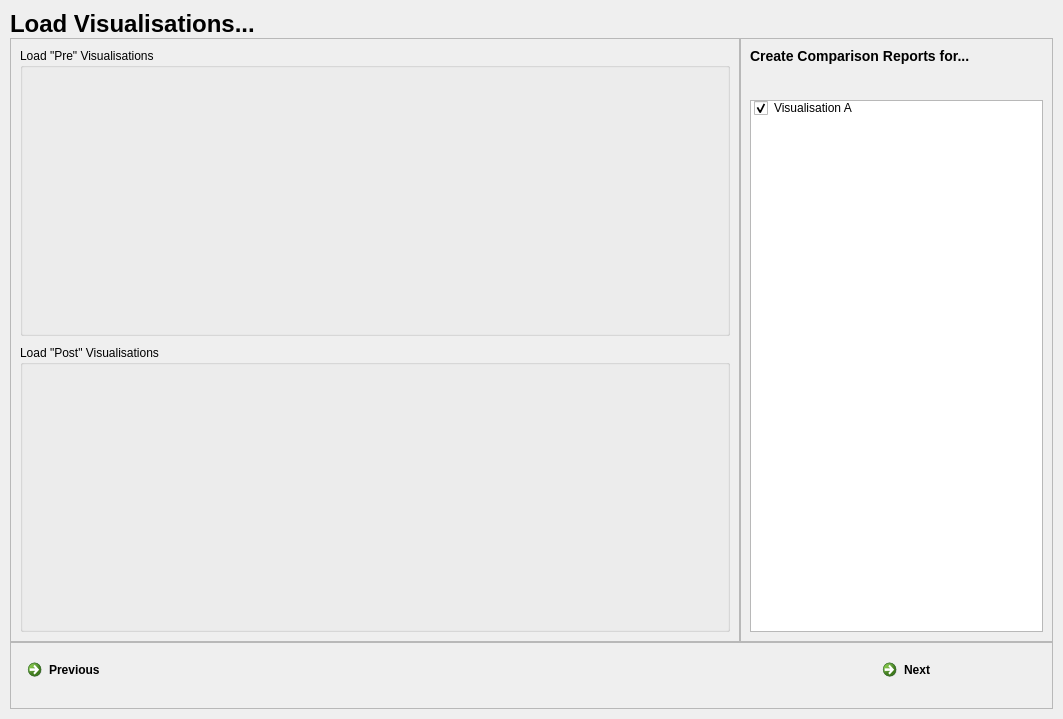
<?xml version="1.0" encoding="UTF-8"?>
<ui version="4.0">
 <class>load_widget</class>
 <widget class="QWidget" name="load_widget">
  <property name="geometry">
   <rect>
    <x>0</x>
    <y>0</y>
    <width>1063</width>
    <height>719</height>
   </rect>
  </property>
  <property name="windowTitle">
   <string>Form</string>
  </property>
  <layout class="QGridLayout" name="gridLayout">
   <property name="leftMargin">
    <number>10</number>
   </property>
   <property name="topMargin">
    <number>10</number>
   </property>
   <property name="rightMargin">
    <number>10</number>
   </property>
   <property name="bottomMargin">
    <number>10</number>
   </property>
   <property name="spacing">
    <number>0</number>
   </property>
   <item row="1" column="0">
    <widget class="QFrame" name="frame_load">
     <property name="sizePolicy">
      <sizepolicy hsizetype="Preferred" vsizetype="Preferred">
       <horstretch>7</horstretch>
       <verstretch>9</verstretch>
      </sizepolicy>
     </property>
     <property name="frameShape">
      <enum>QFrame::StyledPanel</enum>
     </property>
     <property name="frameShadow">
      <enum>QFrame::Raised</enum>
     </property>
     <layout class="QGridLayout" name="load_frame_layout">
      <property name="topMargin">
       <number>9</number>
      </property>
      <property name="rightMargin">
       <number>9</number>
      </property>
      <property name="bottomMargin">
       <number>9</number>
      </property>
      <property name="spacing">
       <number>9</number>
      </property>
      <item row="0" column="0">
       <widget class="QGroupBox" name="groupBox_load_pre">
        <property name="acceptDrops">
         <bool>false</bool>
        </property>
        <property name="title">
         <string>Load &quot;Pre&quot; Visualisations</string>
        </property>
        <layout class="QGridLayout" name="gridLayout_4"/>
       </widget>
      </item>
      <item row="1" column="0">
       <widget class="QGroupBox" name="groupBox_load_post">
        <property name="acceptDrops">
         <bool>false</bool>
        </property>
        <property name="title">
         <string>Load &quot;Post&quot; Visualisations</string>
        </property>
        <layout class="QGridLayout" name="gridLayout_5"/>
       </widget>
      </item>
     </layout>
    </widget>
   </item>
   <item row="2" column="0" colspan="2">
    <widget class="QFrame" name="frame_nav">
     <property name="sizePolicy">
      <sizepolicy hsizetype="Preferred" vsizetype="Preferred">
       <horstretch>0</horstretch>
       <verstretch>1</verstretch>
      </sizepolicy>
     </property>
     <property name="frameShape">
      <enum>QFrame::StyledPanel</enum>
     </property>
     <property name="frameShadow">
      <enum>QFrame::Raised</enum>
     </property>
     <layout class="QHBoxLayout" name="horizontalLayout">
      <item>
       <widget class="QCommandLinkButton" name="commandLinkButton_prev">
        <property name="text">
         <string>Previous</string>
        </property>
       </widget>
      </item>
      <item>
       <spacer name="horizontalSpacer_nav">
        <property name="orientation">
         <enum>Qt::Horizontal</enum>
        </property>
        <property name="sizeHint" stdset="0">
         <size>
          <width>40</width>
          <height>20</height>
         </size>
        </property>
       </spacer>
      </item>
      <item>
       <widget class="QCommandLinkButton" name="commandLinkButton_next">
        <property name="text">
         <string>Next</string>
        </property>
       </widget>
      </item>
     </layout>
    </widget>
   </item>
   <item row="1" column="1">
    <widget class="QFrame" name="frame_vis_select">
     <property name="sizePolicy">
      <sizepolicy hsizetype="Preferred" vsizetype="Preferred">
       <horstretch>3</horstretch>
       <verstretch>0</verstretch>
      </sizepolicy>
     </property>
     <property name="frameShape">
      <enum>QFrame::StyledPanel</enum>
     </property>
     <property name="frameShadow">
      <enum>QFrame::Raised</enum>
     </property>
     <layout class="QGridLayout" name="gridLayout_2">
      <item row="1" column="0">
       <widget class="QListWidget" name="listWidget_vis_select">
        <property name="sizePolicy">
         <sizepolicy hsizetype="Expanding" vsizetype="Expanding">
          <horstretch>0</horstretch>
          <verstretch>0</verstretch>
         </sizepolicy>
        </property>
        <property name="editTriggers">
         <set>QAbstractItemView::NoEditTriggers</set>
        </property>
        <property name="selectionMode">
         <enum>QAbstractItemView::MultiSelection</enum>
        </property>
        <property name="layoutMode">
         <enum>QListView::Batched</enum>
        </property>
        <property name="viewMode">
         <enum>QListView::ListMode</enum>
        </property>
        <property name="currentRow">
         <number>-1</number>
        </property>
        <item>
         <property name="text">
          <string>Visualisation A</string>
         </property>
         <property name="checkState">
          <enum>Checked</enum>
         </property>
         <property name="flags">
          <set>ItemIsSelectable|ItemIsUserCheckable|ItemIsEnabled</set>
         </property>
        </item>
       </widget>
      </item>
      <item row="0" column="0">
       <widget class="QLabel" name="vis_select_label">
        <property name="enabled">
         <bool>true</bool>
        </property>
        <property name="toolTip">
         <string/>
        </property>
        <property name="whatsThis">
         <string/>
        </property>
        <property name="text">
         <string>&lt;h3&gt;Create Comparison Reports for...&lt;h3&gt;</string>
        </property>
        <property name="textInteractionFlags">
         <set>Qt::NoTextInteraction</set>
        </property>
       </widget>
      </item>
     </layout>
    </widget>
   </item>
   <item row="0" column="0" colspan="2">
    <widget class="QLabel" name="label">
     <property name="text">
      <string>&lt;h1&gt;Load Visualisations...&lt;/h1&gt;</string>
     </property>
    </widget>
   </item>
  </layout>
 </widget>
 <resources/>
 <connections/>
</ui>
